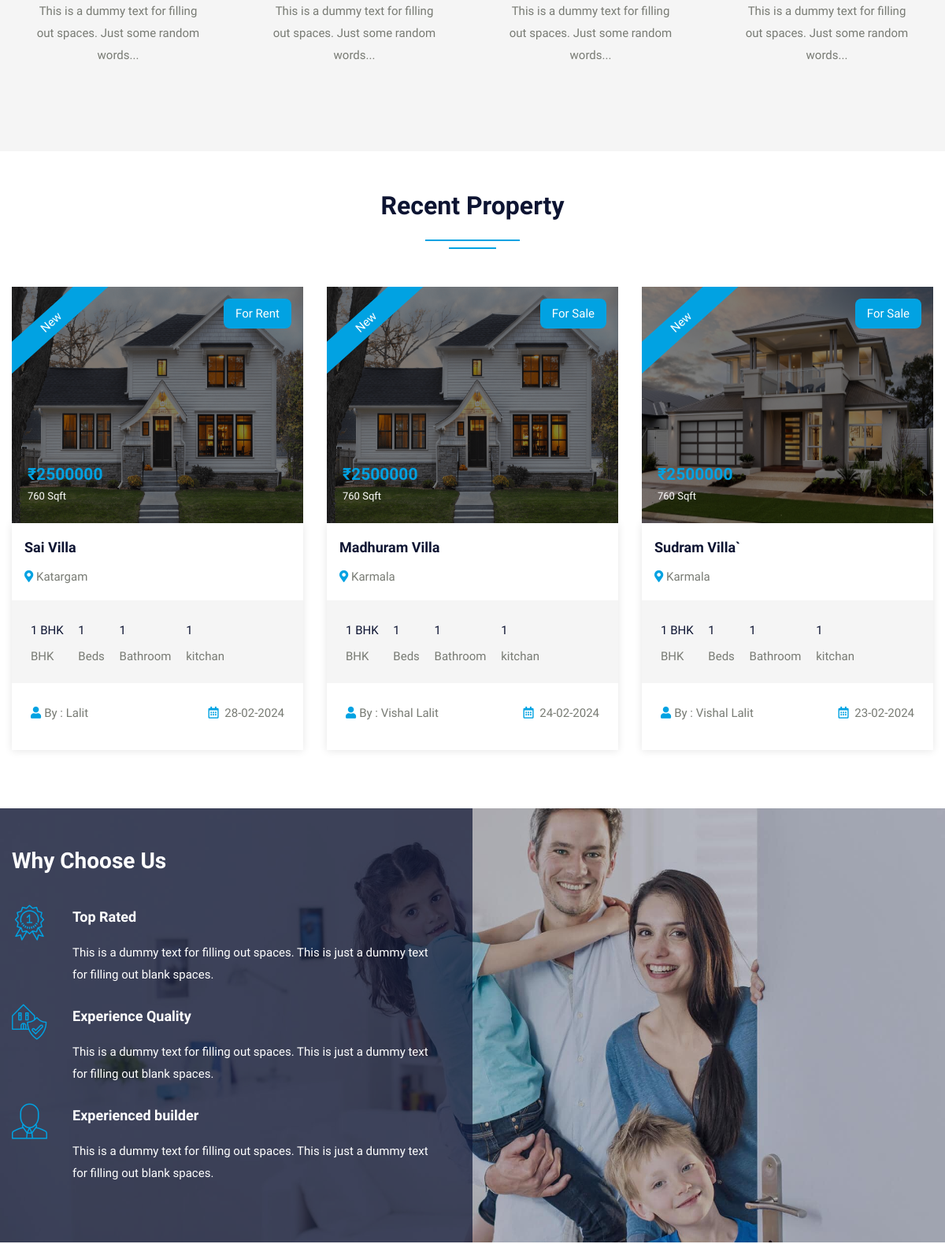
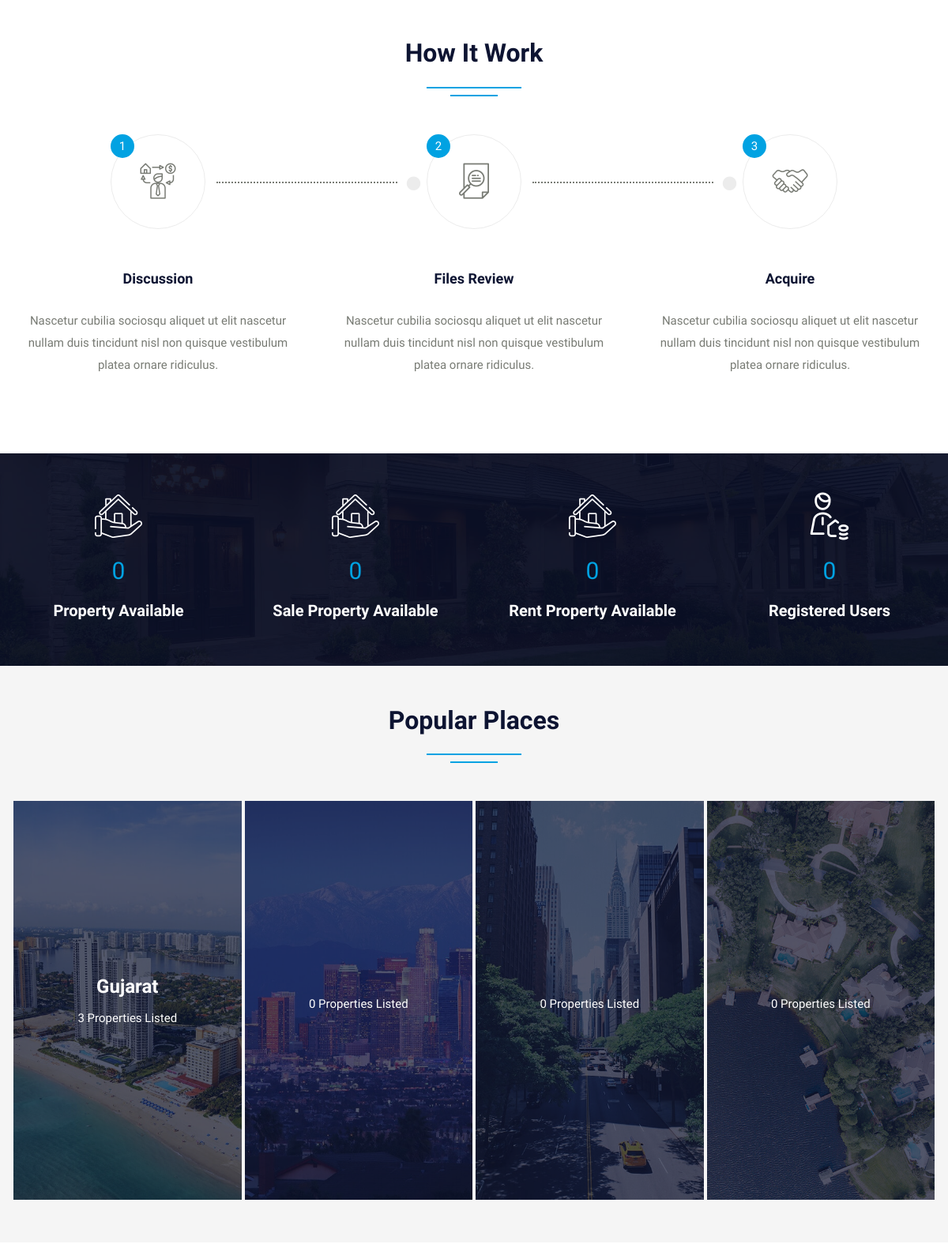
The app's page / (middle part), older data (2 pictures, top to bottom).
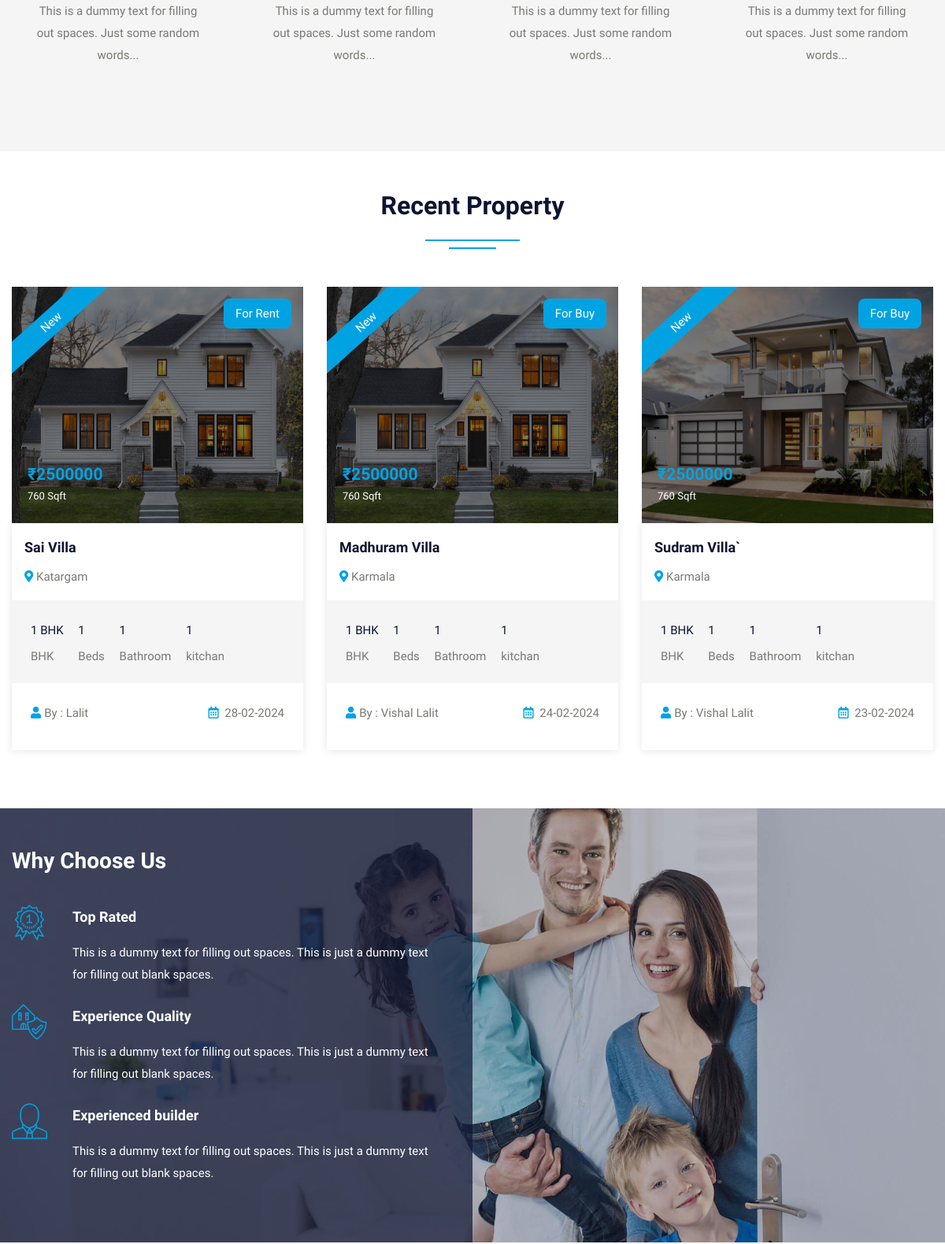
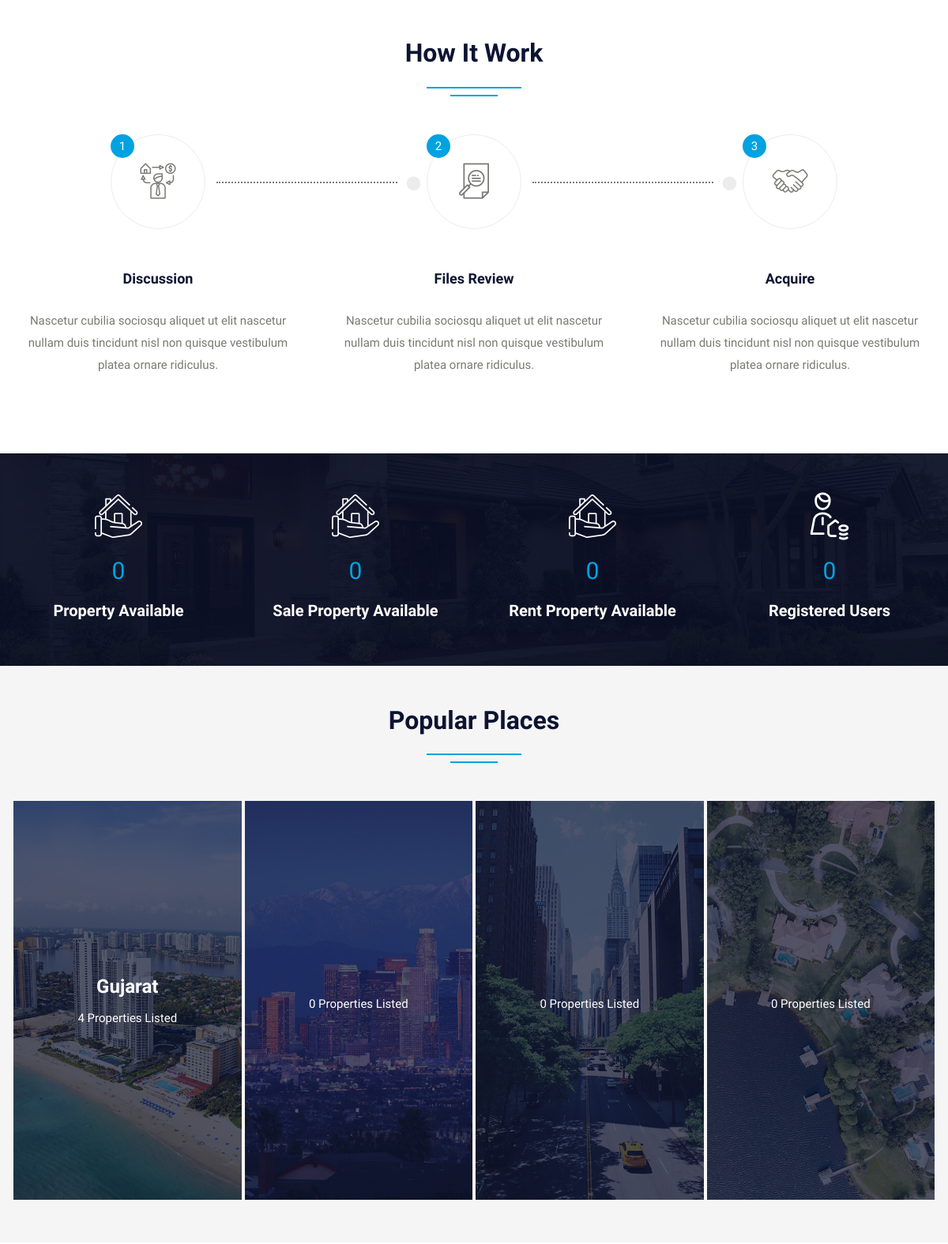
The same page, newer data (2 pictures, top to bottom).
### tables this page shows
CREATE TABLE IF NOT EXISTS `property` (
  `pid` int(50) NOT NULL AUTO_INCREMENT,
  `title` varchar(50) NOT NULL,
  `pcontent` longtext NOT NULL,
  `type` varchar(100) NOT NULL,
  `bhk` varchar(50) NOT NULL,
  `stype` varchar(100) NOT NULL,
  `bedroom` int(50) NOT NULL,
  `bathroom` int(50) NOT NULL,
  `balcony` int(50) NOT NULL,
  `kitchen` int(50) NOT NULL,
  `hall` int(50) NOT NULL,
  `floor` varchar(50) NOT NULL,
  `size` int(50) NOT NULL,
  `price` int(50) NOT NULL,
  `location` varchar(200) NOT NULL,
  `city` varchar(100) NOT NULL,
  `state` varchar(100) NOT NULL,
  `feature` longtext NOT NULL,
  `pimage` varchar(300) NOT NULL,
  `pimage1` varchar(300) NOT NULL,
  `pimage2` varchar(300) NOT NULL,
  `pimage3` varchar(300) NOT NULL,
  `pimage4` varchar(300) NOT NULL,
  `uid` int(50) NOT NULL,
  `status` varchar(50) NOT NULL,
  `mapimage` varchar(300) NOT NULL,
  `topmapimage` varchar(300) NOT NULL,
  `groundmapimage` varchar(300) NOT NULL,
  `totalfloor` varchar(50) NOT NULL,
  `date` datetime NOT NULL DEFAULT CURRENT_TIMESTAMP,
  `isFeatured` int(11) DEFAULT NULL,
  PRIMARY KEY (`pid`),
  UNIQUE KEY `title` (`title`)
);

CREATE TABLE IF NOT EXISTS `user` (
  `uid` int(50) NOT NULL AUTO_INCREMENT,
  `uname` varchar(100) NOT NULL,
  `uemail` varchar(100) NOT NULL,
  `uphone` varchar(20) NOT NULL,
  `upass` varchar(50) NOT NULL,
  `utype` varchar(50) NOT NULL,
  `uimage` varchar(300) NOT NULL,
  `resettoken` varchar(255) DEFAULT NULL,
  `resetexpiry` date DEFAULT NULL,
  PRIMARY KEY (`uid`),
  UNIQUE KEY `uemail` (`uemail`)
);

### index.php (the view, shortened to what the changed rows need)
<!DOCTYPE html>
<html lang="en">
<head>
    <link rel="stylesheet" type="text/css" href="css/bootstrap.min.css">
    <link rel="stylesheet" type="text/css" href="css/bootstrap-slider.css">
    <link rel="stylesheet" type="text/css" href="css/jquery-ui.css">
    <link rel="stylesheet" type="text/css" href="css/layerslider.css">
    <link rel="stylesheet" type="text/css" href="css/color.css" id="color-change">
    <link rel="stylesheet" type="text/css" href="css/owl.carousel.min.css">
    <link rel="stylesheet" type="text/css" href="css/font-awesome.min.css">
    <link rel="stylesheet" type="text/css" href="fonts/flaticon/flaticon.css">
    <link rel="stylesheet" type="text/css" href="css/style.css">
</head>
<body>
    <div id="page-wrapper">
        <div class="row">
            <?php include("include/header.php"); ?>
            <div class="full-row">
                <div class="container">
                    <div class="row">
                        <div class="col-md-12">
                            <h2 class="text-secondary double-down-line text-center mb-4">Recent Property</h2>
                        </div>
                        <div class="col-md-12">
                            <div class="tab-content mt-4" id="pills-tabContent">
                                <div class="tab-pane fade show active" id="pills-home" role="tabpanel" aria-labelledby="pills-home">
                                    <div class="row">
                                        <?php
                                        $query = mysqli_query($con, "SELECT property.*, user.uname,user.utype,user.uimage FROM `property`,`user` WHERE property.uid=user.uid ORDER BY date DESC LIMIT 9");
                                        while ($row = mysqli_fetch_array($query)) {
                                        if($row['status'] == "available"){
                                        ?>
                                            <div class="col-md-6 col-lg-4">
                                                <div class="featured-thumb hover-zoomer mb-4">
                                                    <div class="overlay-black overflow-hidden position-relative"> <img src="admin/property/<?php echo $row['pimage']; ?>" alt="pimage" style="height: 300px;">
                                                        <div class="featured bg-primary text-white">New</div>
                                                        <div class="sale bg-primary text-white text-capitalize">For <?php echo $row['stype']; ?></div>
                                                        <div class="price text-primary"><b>₹<?php echo $row['price']; ?> </b><span class="text-white"><?php echo $row['size']; ?> Sqft</span></div>
                                                    </div>
                                                    <div class="featured-thumb-data shadow-one">
                                                        <div class="p-3">
                                                            <h5 class="text-secondary hover-text-primary mb-2 text-capitalize"><a href="propertydetail.php?pid=<?php echo $row['pid']; ?>"><?php echo $row['title']; ?></a></h5>
                                                            <span class="location text-capitalize"><i class="fas fa-map-marker-alt text-primary"></i> <?php echo $row['location']; ?></span>
                                                        </div>
                                                        <div class="bg-gray quantity px-4 pt-4">
                                                            <ul>
                                                                <li><span><?php echo $row['4']; ?></span> BHK</li>
                                                                <li><span><?php echo $row['6']; ?></span> Beds</li>
                                                                <li><span><?php echo $row['8']; ?></span> Bathroom</li>
                                                                <li><span><?php echo $row['9']; ?></span> kitchan</li>
                                                            </ul>
                                                        </div>
                                                        <div class="p-4 d-inline-block w-100">
                                                            <div class="float-left text-capitalize"><i class="fas fa-user text-primary mr-1"></i>By : <?php echo $row['uname']; ?></div>
                                                            <div class="float-right"><i class="far fa-calendar-alt text-primary mr-1"></i> <?php echo date('d-m-Y', strtotime($row['date'])); ?></div>
                                                        </div>
                                                    </div>
                                                </div>
                                            </div>
                                        <?php }
                                    else{
                                    }} ?>
                                    </div>
                                </div>
                            </div>
                        </div>
                    </div>
                </div>
            </div>
            <div class="full-row">
                <div class="container">
                    <div class="row">
                        <div class="col-lg-12">
                            <h2 class="text-secondary double-down-line text-center mb-5">How It Work</h2>
                        </div>
                    </div>
                </div>
            </div>
            <div class="full-row bg-gray">
                <div class="container">
                    <div class="row">
                        <div class="col-lg-12">
                            <h2 class="text-secondary double-down-line text-center mb-5">Popular Places</h2>
                        </div>
                    </div>
                    <div class="col-lg-12">
                        <div class="row">
                            <div class="col-md-6 col-lg-3 pb-1">
                                <div class="overflow-hidden position-relative overlay-secondary hover-zoomer mx-n13 z-index-9"> <img src="images/thumbnail4/1.jpg" alt="">
                                    <div class="text-white xy-center z-index-9 position-absolute text-center w-100">
                                        <?php
                                        $query = mysqli_query($con, "SELECT count(state), property.* FROM property where city='Surat'");
                                        while ($row = mysqli_fetch_array($query)) {
                                        ?>
                                            <h4 class="hover-text-primary text-capitalize"><a href="stateproperty.php?id=<?php echo $row['17'] ?>"><?php echo $row['state']; ?></a></h4>
                                            <span><?php
                                                    $total = $row[0];
                                                    echo $total; ?> Properties Listed</span>
                                    </div>
                                <?php } ?>
                                </div>
                            </div>
                        </div>
                    </div>
                </div>
            </div>
        </div>
    </div>
</body>
</html>

Row changes from the older to the newer data that the page shows:
changed property "Madhuram Villa": stype "Sale" → "Buy"
changed property "Gujarat": stype "Sale" → "Buy"; total "3" → "4"
